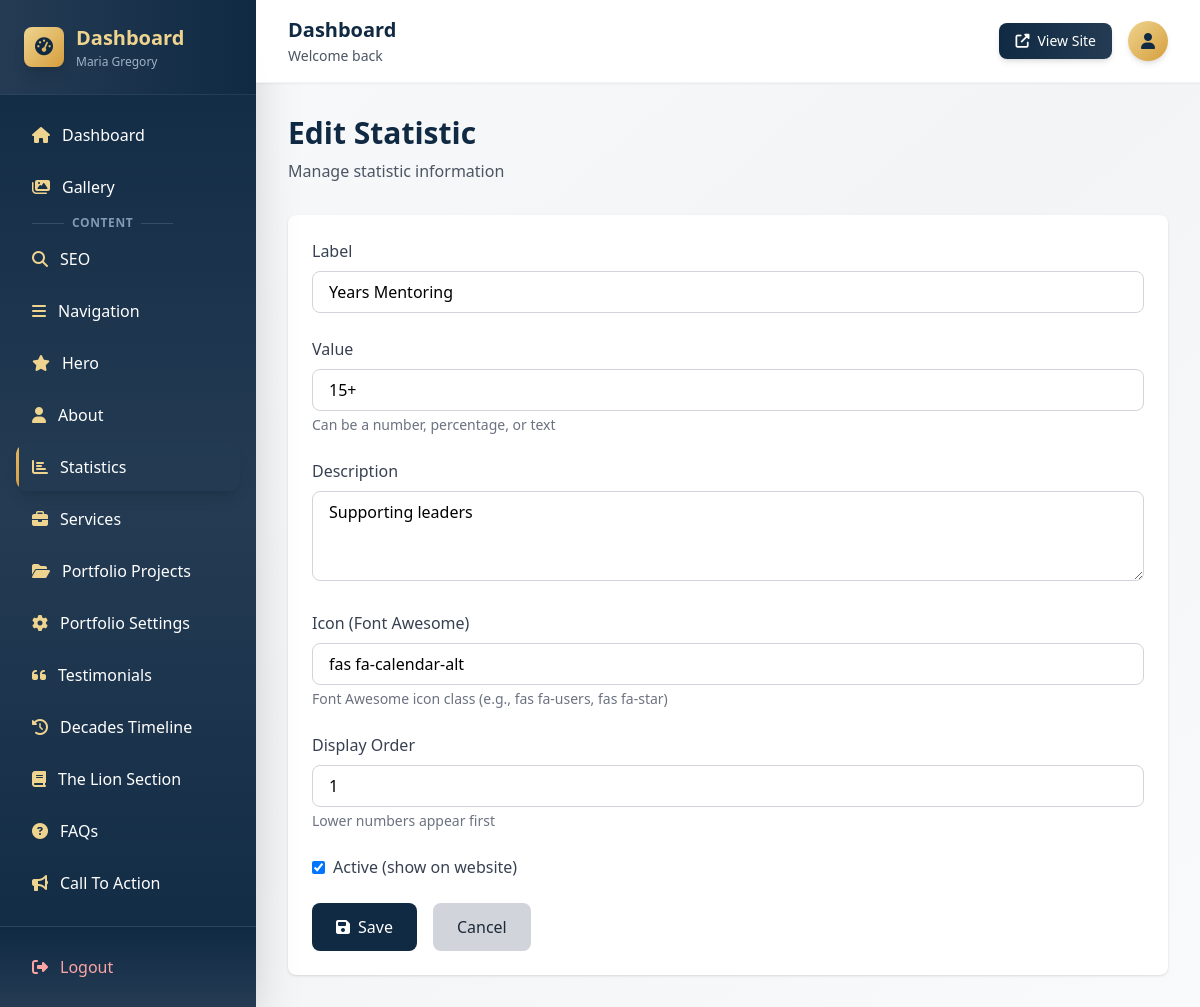
Page /dashboard/stats/7/ (signed in) on the committed database.
### myApp/models.py (models this page shows, shortened)
class Stat(models.Model):
    label = models.CharField(max_length=100)
    value = models.CharField(max_length=50)  # Can be number or text
    description = models.TextField(blank=True)
    icon = models.CharField(max_length=100, blank=True)  # Font Awesome icon class
    sort_order = models.IntegerField(default=0)
    is_active = models.BooleanField(default=True)
    created_at = models.DateTimeField(auto_now_add=True)
    class Meta:
        ordering = ['sort_order', 'id']
        verbose_name = "Statistic"
        verbose_name_plural = "Statistics"

### myApp/dashboard_views.py (the view, shortened to what this page needs)
# urls.py: path('stats/<int:stat_id>/', dashboard_views.stat_edit, name='stat_edit'),
@login_required
def stat_edit(request, stat_id=None):
    if stat_id:
        stat = get_object_or_404(Stat, id=stat_id)
    else:
        stat = Stat()
    context = {'stat': stat}
    return render(request, 'dashboard/stat_edit.html', context)

### myApp/templates/dashboard/stat_edit.html (shortened to what this page needs)
{% extends "dashboard/base.html" %}
{% block content %}
<div class="mb-8">
    <h1 class="text-3xl font-bold text-navy-900 mb-2">{% if stat.id %}Edit{% else %}Add{% endif %} Statistic</h1>
    <p class="text-gray-600">Manage statistic information</p>
</div>
<form method="post" class="bg-white rounded-lg shadow p-6">
    <div class="mb-6">
        <label class="block text-gray-700 font-medium mb-2">Label</label>
        <input type="text" name="label" value="{{ stat.label|default:'' }}" class="w-full px-4 py-2 border border-gray-300 rounded-lg focus:ring-2 focus:ring-navy-500" required placeholder="e.g., Happy Clients">
    </div>
    <div class="mb-6">
        <label class="block text-gray-700 font-medium mb-2">Value</label>
        <input type="text" name="value" value="{{ stat.value|default:'' }}" class="w-full px-4 py-2 border border-gray-300 rounded-lg focus:ring-2 focus:ring-navy-500" required placeholder="e.g., 500+ or 100%">
        <p class="text-sm text-gray-500 mt-1">Can be a number, percentage, or text</p>
    </div>
    <div class="mb-6">
        <label class="block text-gray-700 font-medium mb-2">Description</label>
        <textarea name="description" rows="3" class="w-full px-4 py-2 border border-gray-300 rounded-lg focus:ring-2 focus:ring-navy-500" placeholder="Optional description">{{ stat.description|default:'' }}</textarea>
    </div>
    <div class="mb-6">
        <label class="block text-gray-700 font-medium mb-2">Icon (Font Awesome)</label>
        <input type="text" name="icon" value="{{ stat.icon|default:'' }}" class="w-full px-4 py-2 border border-gray-300 rounded-lg focus:ring-2 focus:ring-navy-500" placeholder="e.g., fas fa-users">
        <p class="text-sm text-gray-500 mt-1">Font Awesome icon class (e.g., fas fa-users, fas fa-star)</p>
    </div>
    <div class="mb-6">
        <label class="block text-gray-700 font-medium mb-2">Display Order</label>
        <input type="number" name="sort_order" value="{{ stat.sort_order|default:0 }}" class="w-full px-4 py-2 border border-gray-300 rounded-lg focus:ring-2 focus:ring-navy-500">
        <p class="text-sm text-gray-500 mt-1">Lower numbers appear first</p>
    </div>
    <div class="mb-6">
        <label class="flex items-center">
            <input type="checkbox" name="is_active" {% if stat.is_active or not stat.id %}checked{% endif %} class="mr-2">
            <span class="text-gray-700 font-medium">Active (show on website)</span>
        </label>
    </div>
    <div class="flex gap-4">
        <button type="submit" class="bg-navy-900 hover:bg-navy-800 text-white px-6 py-3 rounded-lg transition-colors">
            <i class="fas fa-save mr-2"></i>Save
        </button>
        <a href="{% url 'dashboard:stats_list' %}" class="bg-gray-300 hover:bg-gray-400 text-gray-800 px-6 py-3 rounded-lg transition-colors">
            Cancel
        </a>
    </div>
</form>
{% endblock %}

### rows in the picture
Stat: label "Years Mentoring", value "15+", description "Supporting leaders", icon "fas fa-calendar-alt", sort_order "1", is_active "☑"
